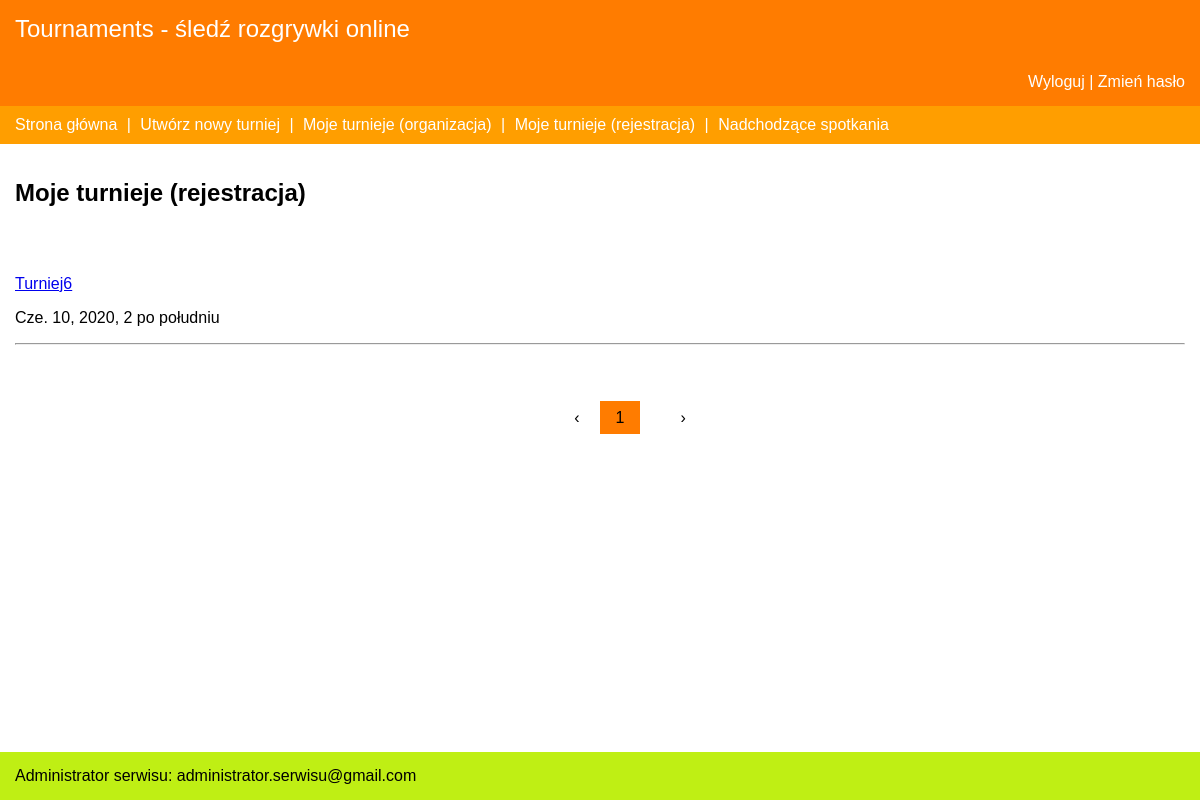
The page /mytourns/ (signed in) on the database as committed earlier.
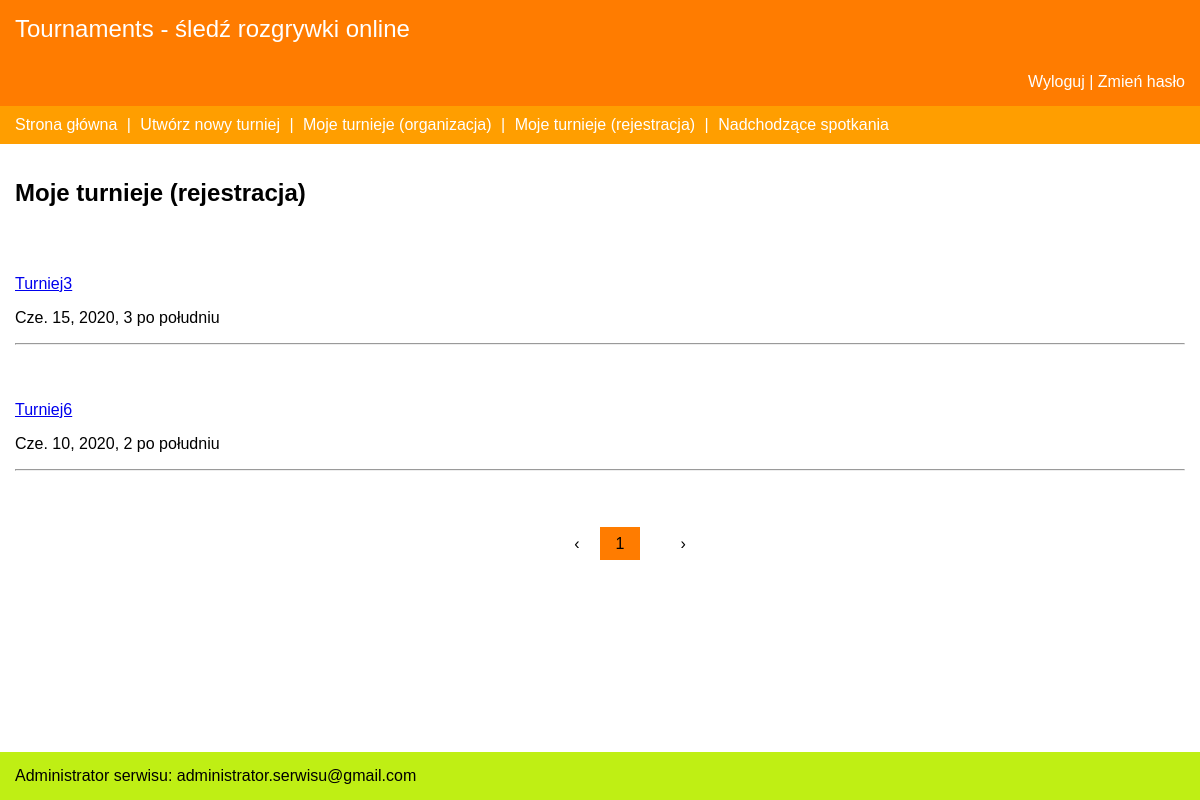
The same page on the database as committed later.
### Tourn/models.py (models this page shows)
class Tournament(models.Model):
    name = models.CharField(max_length=50)
    discipline = models.CharField(max_length=50)
    start_date = models.DateTimeField()
    registration_deadline = models.DateTimeField()
    participants_limit = models.IntegerField()
    city = models.CharField(max_length=20)
    street = models.CharField(max_length=50)
    number = models.IntegerField()
    organizer = models.ForeignKey(settings.AUTH_USER_MODEL, on_delete=models.CASCADE)

### Tourn/views.py (the view)
# urls.py: path('mytourns/', views.my_tourns, name='my_tourns'),
def my_tourns(request):#turnieje - uczestnictwo
    participations = Participation.objects.filter(user=request.user).order_by('-tournament__start_date')
    queryset_list = []
    for p in participations:
        queryset_list.append(p.tournament)
    paginator = Paginator(queryset_list, 10)  # posts per page
    page = request.GET.get('page')
    try:
        queryset = paginator.page(page)
    except PageNotAnInteger:
        queryset = paginator.page(1)
    except EmptyPage:
        queryset = paginator.page(paginator.num_pages)
    context = {
        "object_list": queryset,
        'length': len(queryset_list)
    }
    return render(request, "my_tourns.html", context)

### templates/my_tourns.html (shortened to what this page needs)
{% extends 'base.html' %}
{% block stylesheet %}
     <link href="../Tourn/static/base_style.css" rel="stylesheet">
{% endblock %}
{% block user %}
  {% if user.is_authenticated %}
    <div class="user-pane"><div id="greeting" class="left-block">Tournaments - śledź rozgrywki online</div>
    <div class="right-block"><a class="userclicks" href="{% url 'logout' %}">Wyloguj</a> |
    <a class="userclicks" href="{% url 'password_reset' %}">Zmień hasło</a></div></div>
{% endif %}
{% endblock %}
{% block content %}
{% if length != 0 %}
    <h2 class="tourntitle">Moje turnieje (rejestracja)</h2>
    {% for obj in object_list %}
<div class = "container">
  <div class = "col-md-6">
    <br>
    <a href = "../tournament/{{ obj.id }}">{{obj.name}}</a>
    <p>{{obj.start_date}}</p>
    <hr>
  </div>
</div>
{% endfor %}
<div class = "container">
  <div class = "col-md-6">
    <nav aria-label="Page navigation example">
      <ul class="pagination">
        <li class="page-item">
          {% if object_list.has_previous %}
             <li class="previous"> <a href="?page={{ object_list.previous_page_number }}">
             <span aria-hidden="true">‹</span></a>
          {% else %}
              <li class="previous disabled"><a>‹</a>
          {% endif %}
        </li>
         {% for page in object_list.paginator.page_range %}
            {% if page == object_list.number %}
            <li class="pg-active"><a class = "page_number" href="?page={{page}}">{{page}}</a>
            {% else %}
            <li class="pg"><a class = "page_number" href="?page={{page}}">{{page}}</a>
            {% endif %}
        {% endfor %}
        <li class="page-item">
          {% if object_list.has_next %}
            <li class="previous"> <a href="?page={{ object_list.next_page_number }}">›</a></li>
          {% else %}
              <li class="next disabled"><a>›</a>
          {% endif %}
        </li>
      </ul>
    </nav>
  </div>
</div>
    {% else %}
    <p class="tourntitle">Nie jesteś jeszcze uczestnikiem żadnego turnieju. Przejdź na stronę główną aby wyszukać turniej, którego rejestracja trwa.</p>
    {% endif %}
{% endblock %}

Rows that differ between the two databases and show on the page:
now on this page (row edited): Tournament: name "Turniej3", start_date "Cze. 15, 2020, 3 po południu"
